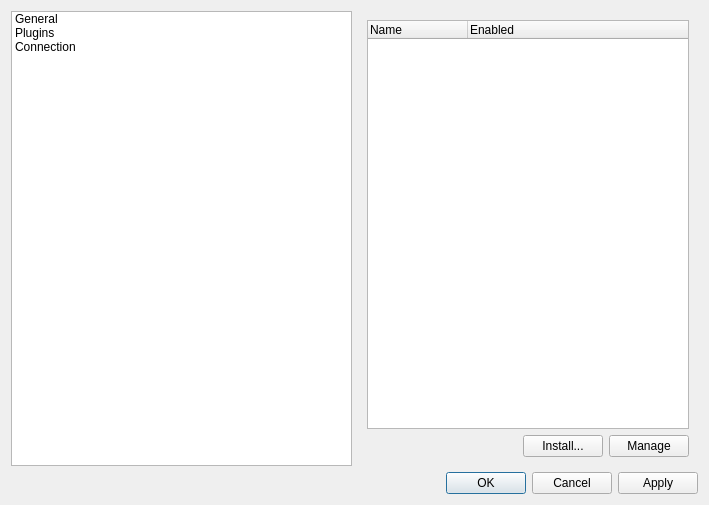
<?xml version="1.0" encoding="UTF-8"?>
<ui version="4.0">
 <class>SettingsDialog</class>
 <widget class="QDialog" name="SettingsDialog">
  <property name="geometry">
   <rect>
    <x>0</x>
    <y>0</y>
    <width>709</width>
    <height>505</height>
   </rect>
  </property>
  <property name="windowTitle">
   <string>Dialog</string>
  </property>
  <layout class="QGridLayout" name="gridLayout_2">
   <item row="0" column="0">
    <widget class="QListWidget" name="listWidget_st">
     <item>
      <property name="text">
       <string>General</string>
      </property>
     </item>
     <item>
      <property name="text">
       <string>Plugins</string>
      </property>
     </item>
     <item>
      <property name="text">
       <string>Connection</string>
      </property>
     </item>
    </widget>
   </item>
   <item row="0" column="1">
    <widget class="QStackedWidget" name="stackedWidget_st">
     <property name="currentIndex">
      <number>1</number>
     </property>
     <widget class="QWidget" name="page_st_general"/>
     <widget class="QWidget" name="page_st_plugins">
      <layout class="QGridLayout" name="gridLayout">
       <item row="0" column="0">
        <widget class="QTreeWidget" name="treeWidget_st_pl">
         <column>
          <property name="text">
           <string>Name</string>
          </property>
         </column>
         <column>
          <property name="text">
           <string>Enabled</string>
          </property>
         </column>
        </widget>
       </item>
       <item row="1" column="0">
        <layout class="QHBoxLayout" name="horizontalLayout_2">
         <item>
          <spacer name="horizontalSpacer">
           <property name="orientation">
            <enum>Qt::Horizontal</enum>
           </property>
           <property name="sizeHint" stdset="0">
            <size>
             <width>40</width>
             <height>20</height>
            </size>
           </property>
          </spacer>
         </item>
         <item>
          <widget class="QPushButton" name="pushButton_st_pl_install">
           <property name="text">
            <string>Install...</string>
           </property>
          </widget>
         </item>
         <item>
          <widget class="QPushButton" name="pushButton_st_pl_manage">
           <property name="text">
            <string>Manage</string>
           </property>
          </widget>
         </item>
        </layout>
       </item>
      </layout>
     </widget>
     <widget class="QWidget" name="page_st_connection"/>
    </widget>
   </item>
   <item row="1" column="0" colspan="2">
    <layout class="QHBoxLayout" name="horizontalLayout">
     <item>
      <spacer name="horizontalSpacer_2">
       <property name="orientation">
        <enum>Qt::Horizontal</enum>
       </property>
       <property name="sizeHint" stdset="0">
        <size>
         <width>40</width>
         <height>20</height>
        </size>
       </property>
      </spacer>
     </item>
     <item>
      <widget class="QDialogButtonBox" name="buttonBox_st">
       <property name="standardButtons">
        <set>QDialogButtonBox::Apply|QDialogButtonBox::Cancel|QDialogButtonBox::Ok</set>
       </property>
      </widget>
     </item>
    </layout>
   </item>
  </layout>
 </widget>
 <resources/>
 <connections/>
</ui>
